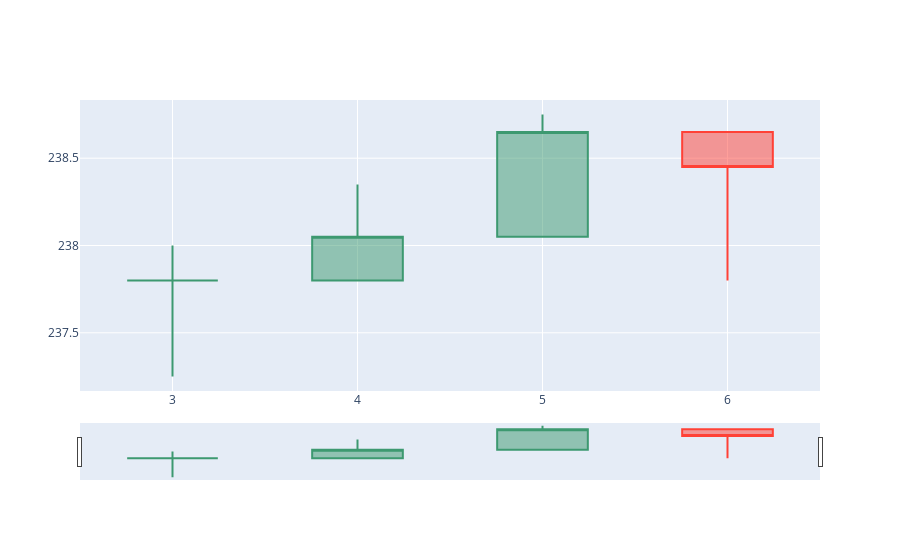

The cell this chart's notebook holds for it:
### Code cell
candle_graph(candle_data,"HINDPETRO")

### Figure 1 — Plotly figure (JSON) as saved in the notebook; plotly's stock layout.template omitted (floating-point values rounded to 4 significant figures)
{"data": [{"close": [237.8, 238.1, 238.7, 238.4], "high": [238, 238.3, 238.8, 238.7], "low": [237.2, 237.8, 238.1, 237.8], "open": [237.8, 237.8, 238.1, 238.7], "type": "candlestick", "x": [3, 4, 5, 6]}], "layout": {}}
